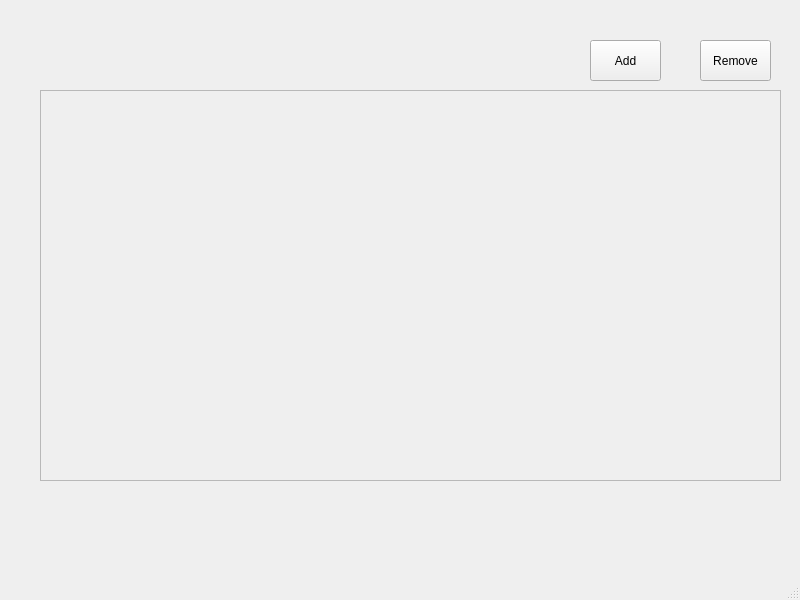
<?xml version="1.0" encoding="UTF-8"?>
<ui version="4.0">
 <class>MainWindow</class>
 <widget class="QMainWindow" name="MainWindow">
  <property name="geometry">
   <rect>
    <x>0</x>
    <y>0</y>
    <width>800</width>
    <height>600</height>
   </rect>
  </property>
  <property name="windowTitle">
   <string>MainWindow</string>
  </property>
  <widget class="QWidget" name="centralwidget">
   <widget class="QScrollArea" name="scrollArea">
    <property name="geometry">
     <rect>
      <x>40</x>
      <y>90</y>
      <width>741</width>
      <height>391</height>
     </rect>
    </property>
    <property name="widgetResizable">
     <bool>true</bool>
    </property>
    <widget class="QWidget" name="scrollAreaWidgetContents">
     <property name="geometry">
      <rect>
       <x>0</x>
       <y>0</y>
       <width>739</width>
       <height>389</height>
      </rect>
     </property>
    </widget>
   </widget>
   <widget class="QPushButton" name="addNoteButton">
    <property name="geometry">
     <rect>
      <x>590</x>
      <y>40</y>
      <width>71</width>
      <height>41</height>
     </rect>
    </property>
    <property name="text">
     <string>Add</string>
    </property>
   </widget>
   <widget class="QPushButton" name="removeNoteButton">
    <property name="geometry">
     <rect>
      <x>700</x>
      <y>40</y>
      <width>71</width>
      <height>41</height>
     </rect>
    </property>
    <property name="text">
     <string>Remove</string>
    </property>
   </widget>
  </widget>
  <widget class="QMenuBar" name="menubar">
   <property name="geometry">
    <rect>
     <x>0</x>
     <y>0</y>
     <width>800</width>
     <height>22</height>
    </rect>
   </property>
  </widget>
  <widget class="QStatusBar" name="statusbar"/>
 </widget>
 <resources/>
 <connections/>
</ui>
